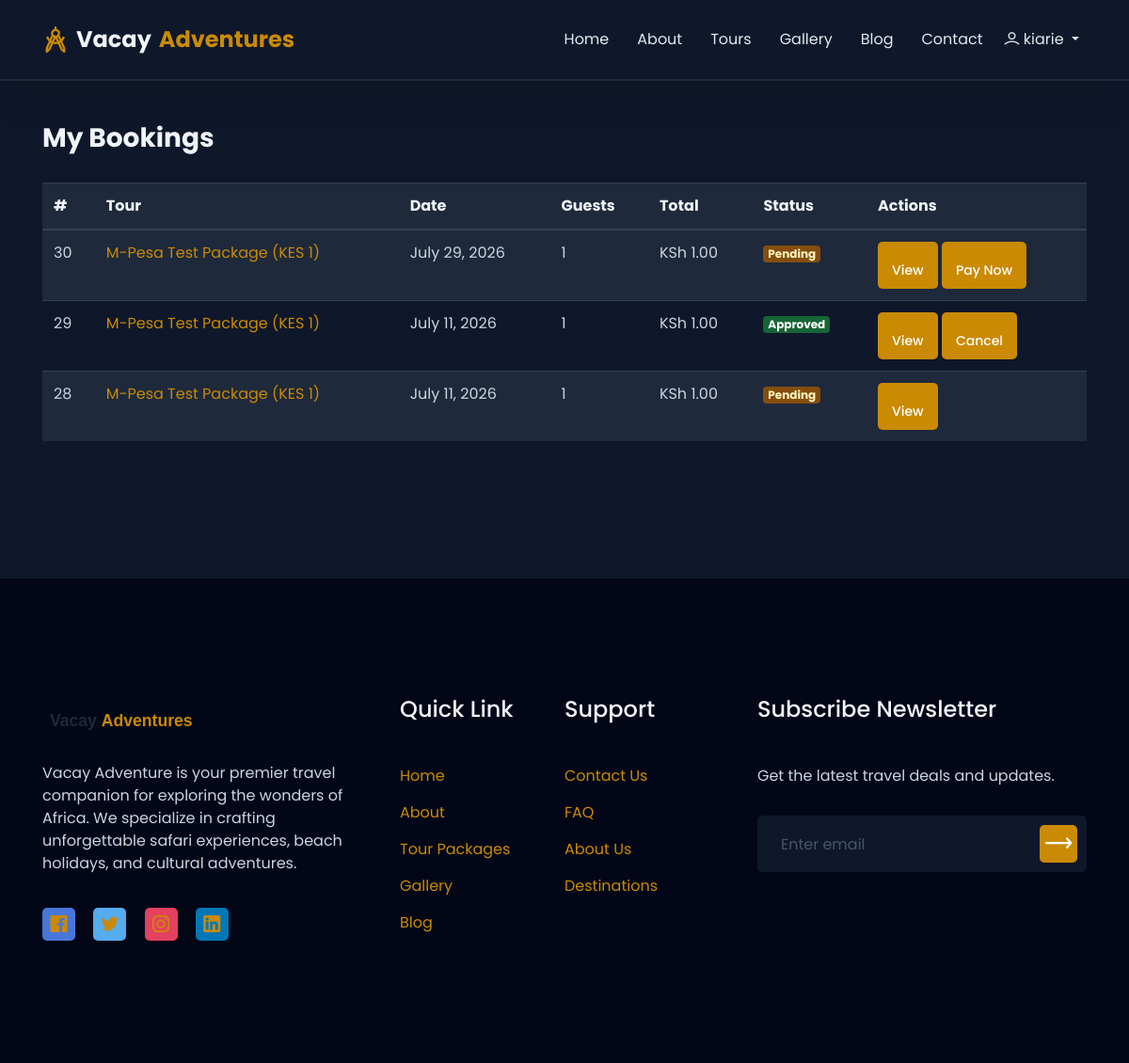
/bookings/my/ (signed in), run on the app's committed database.
### bookings/models.py (models this page shows, shortened)
class Booking(models.Model):
    STATUS_CHOICES = [
        ('pending', 'Pending'),
        ('approved', 'Approved'),
        ('cancelled', 'Cancelled'),
        ('completed', 'Completed'),
    ]
    user = models.ForeignKey(User, on_delete=models.CASCADE, related_name='bookings')
    tour = models.ForeignKey(TourPackage, on_delete=models.CASCADE, related_name='bookings')
    tour_date = models.ForeignKey(TourDate, on_delete=models.SET_NULL, null=True, blank=True, related_name='bookings')
    travel_date = models.DateField(blank=True, null=True)
    adults = models.IntegerField(default=1)
    children = models.IntegerField(default=0)
    special_requests = models.TextField(blank=True)
    total_price = models.DecimalField(max_digits=12, decimal_places=2)
    status = models.CharField(max_length=20, choices=STATUS_CHOICES, default='pending')
    booking_date = models.DateTimeField(auto_now_add=True)
    updated_at = models.DateTimeField(auto_now=True)
    class Meta:
        ordering = ['-booking_date']
    def total_guests(self):
        return self.adults + self.children

### tours/models.py (models this page shows, shortened)
class TourPackage(models.Model):
    DIFFICULTY_CHOICES = [('easy', 'Easy'), ('moderate', 'Moderate'), ('challenging', 'Challenging')]
    CATEGORY_CHOICES = [
        ('safari', 'Safari'), ('beach', 'Beach'), ('cultural', 'Cultural'),
        ('adventure', 'Adventure'), ('wildlife', 'Wildlife'), ('luxury', 'Luxury'),
    ]
    STATUS_CHOICES = [('draft', 'Draft'), ('published', 'Published')]
    destination = models.ForeignKey(Destination, on_delete=models.SET_NULL, null=True, related_name='tours')
    title = models.CharField(max_length=300)
    slug = models.SlugField(unique=True, blank=True)
    description = models.TextField()
    duration_days = models.IntegerField()
    duration_nights = models.IntegerField(default=0)
    price = models.DecimalField(max_digits=12, decimal_places=2)
    discount_price = models.DecimalField(max_digits=12, decimal_places=2, blank=True, null=True)
    max_guests = models.IntegerField(default=20)
    available_seats = models.IntegerField(default=20)
    difficulty = models.CharField(max_length=20, choices=DIFFICULTY_CHOICES, default='moderate')
    category = models.CharField(max_length=50, choices=CATEGORY_CHOICES, default='safari')
    hotel = models.ForeignKey(Hotel, on_delete=models.SET_NULL, null=True, blank=True, related_name='tours')
    vehicle = models.ForeignKey(Vehicle, on_delete=models.SET_NULL, null=True, blank=True, related_name='tours')
    guide = models.ForeignKey(TourGuide, on_delete=models.SET_NULL, null=True, blank=True, related_name='tours')
    included_services = models.TextField(blank=True, help_text='List items separated by newline')
    excluded_services = models.TextField(blank=True, help_text='List items separated by newline')
    image = models.ImageField(upload_to='tours/', blank=True, null=True, help_text='Main tour image (shown in listings). Individual gallery images below.')
    meeting_point = models.CharField(max_length=500, blank=True)
    start_date = models.DateField(blank=True, null=True)
    end_date = models.DateField(blank=True, null=True)
    itinerary = models.TextField(blank=True, help_text='Day-by-day itinerary')
    status = models.CharField(max_length=20, choices=STATUS_CHOICES, default='published')
    is_featured = models.BooleanField(default=False)
    created_at = models.DateTimeField(auto_now_add=True)
    updated_at = models.DateTimeField(auto_now=True)
    class Meta:
        ordering = ['-created_at']

### core/models.py (models this page shows, shortened)
class SiteSetting(models.Model):
    site_name = models.CharField(max_length=200, default='Vacay Adventure')
    tagline = models.CharField(max_length=500, blank=True)
    logo = models.ImageField(upload_to='settings/', blank=True, null=True)
    favicon = models.ImageField(upload_to='settings/', blank=True, null=True)
    email = models.EmailField(blank=True)
    phone = models.CharField(max_length=20, blank=True)
    address = models.CharField(max_length=500, blank=True)
    facebook = models.URLField(blank=True)
    twitter = models.URLField(blank=True)
    instagram = models.URLField(blank=True)
    linkedin = models.URLField(blank=True)
    youtube = models.URLField(blank=True)
    about_short = models.TextField(blank=True)
    about_image = models.ImageField(upload_to='settings/', blank=True, null=True)
    trips_done = models.IntegerField(default=0)
    corporate_clients = models.IntegerField(default=0)
    visited_countries = models.IntegerField(default=0)
    team_members = models.IntegerField(default=0)
    hero_video_url = models.URLField(blank=True, help_text='Direct MP4 URL for the hero background video. Leave blank for default safari video.')
    created_at = models.DateTimeField(auto_now_add=True)
    updated_at = models.DateTimeField(auto_now=True)
    class Meta:
        verbose_name = 'Site Setting'
        verbose_name_plural = 'Site Settings'

### bookings/views.py (the view)
# urls.py: path('my/', views.user_bookings, name='user_bookings'),
@login_required
def user_bookings(request):
    bookings = Booking.objects.filter(user=request.user).order_by('-booking_date')
    return render(request, 'bookings/user_bookings.html', {'bookings': bookings})

### templates/bookings/user_bookings.html (shortened to what this page needs)
{% extends 'base.html' %}
{% load static %}
{% block content %}
<section class="pt-130 pb-130">
    <div class="container">
        <div class="row">
            <div class="col-12">
                <h3 class="mb-30">My Bookings</h3>
                {% if bookings %}
                <div class="table-responsive">
                    <table class="table table-striped">
                        <thead>
                            <tr>
                                <th>#</th>
                                <th>Tour</th>
                                <th>Date</th>
                                <th>Guests</th>
                                <th>Total</th>
                                <th>Status</th>
                                <th>Actions</th>
                            </tr>
                        </thead>
                        <tbody>
                            {% for booking in bookings %}
                            <tr>
                                <td>{{ booking.id }}</td>
                                <td><a href="{% url 'tour_detail' booking.tour.slug %}">{{ booking.tour.title }}</a></td>
                                <td>{{ booking.travel_date }}</td>
                                <td>{{ booking.total_guests }}</td>
                                <td>KSh {{ booking.total_price }}</td>
                                <td><span class="badge badge-{% if booking.status == 'approved' %}success{% elif booking.status == 'pending' %}warning{% elif booking.status == 'cancelled' %}danger{% else %}info{% endif %}">{{ booking.get_status_display }}</span></td>
                                <td>
                                    <a href="{% url 'bookings:booking_detail' booking.id %}" class="main-btn" style="padding:5px 15px;font-size:14px;">View</a>
                                    {% if booking.status == 'pending' and booking.payment.status == 'pending' %}
                                    <a href="{% url 'payments:mpesa_payment' booking.id %}" class="main-btn" style="padding:5px 15px;font-size:14px;background:#28a745;">Pay Now</a>
                                    {% elif booking.status == 'approved' %}
                                    <a href="{% url 'bookings:cancel_booking' booking.id %}" class="main-btn" style="padding:5px 15px;font-size:14px;background:#dc3545;" onclick="return confirm('Are you sure you want to cancel this booking?')">Cancel</a>
                                    {% endif %}
                                </td>
                            </tr>
                            {% endfor %}
                        </tbody>
                    </table>
                </div>
                {% else %}
                <p>You have no bookings yet. <a href="{% url 'tour_list' %}">Browse tours</a> to get started.</p>
                {% endif %}
            </div>
        </div>
    </div>
</section>
{% endblock %}

### templates/includes/navbar.html (shortened to what this page needs)
{% load static %}
<section class="header_area">
    <div class="header_navbar">
        <div class="container">
            <div class="row">
                <div class="col-lg-12">
                    <nav class="navbar navbar-expand-lg">
                        <a class="navbar-brand" href="/" style="font-size:24px;font-weight:700;color:#1e293b;display:flex;align-items:center;gap:8px">
                            <i class="lni lni-compass" style="color:#ca8a04;font-size:28px"></i>
                            Vacay <span style="color:#ca8a04">Adventures</span>
                        </a>
                        <div class="collapse navbar-collapse sub-menu-bar" id="navbarSupportedContent">
                            <ul id="nav" class="navbar-nav ml-auto">
                                <li class="nav-item {% if request.path == '/' %}active{% endif %}">
                                    <a class="page-scroll" href="/">Home</a>
                                </li>
                                <li class="nav-item {% if '/about' in request.path %}active{% endif %}">
                                    <a class="page-scroll" href="/about/">About</a>
                                </li>
                                <li class="nav-item {% if '/tours' in request.path or '/destinations' in request.path %}active{% endif %}">
                                    <a class="page-scroll" href="/tours/">Tours</a>
                                </li>
                                <li class="nav-item {% if '/gallery' in request.path %}active{% endif %}">
                                    <a class="page-scroll" href="/gallery/">Gallery</a>
                                </li>
                                <li class="nav-item {% if '/blog' in request.path %}active{% endif %}">
                                    <a class="page-scroll" href="/blog/">Blog</a>
                                </li>
                                <li class="nav-item {% if '/contact' in request.path %}active{% endif %}">
                                    <a class="page-scroll" href="/contact/">Contact</a>
                                </li>
                                {% if user.is_authenticated %}
                                <li class="nav-item dropdown d-none d-lg-block">
                                    <a class="nav-link dropdown-toggle" href="#" id="userDropdown" role="button" data-toggle="dropdown" aria-haspopup="true" aria-expanded="false">
                                        <i class="lni lni-user"></i> {{ user.username }}
                                    </a>
                                </li>
                                {% else %}
                                <li class="nav-item">
                                    <a class="page-scroll" href="{% url 'accounts:login' %}" style="padding:30px 20px;color:#ca8a04;font-weight:600;display:inline-block;border:2px solid #ca8a04;border-radius:6px;line-height:1">Login</a>
                                </li>
                                {% endif %}
                            </ul>
                        </div>
                    </nav>
                </div>
            </div>
        </div>
    </div>
</section>

### templates/includes/footer.html (shortened to what this page needs)
{% load static %}
<section id="footer" class="footer_area">
    <div class="footer_widget pt-80 pb-130">
        <div class="container">
            <div class="row">
                <div class="col-lg-4 col-md-6 order-md-1 order-lg-1">
                    <div class="footer_about mt-50">
                        <a href="/">
                            {% if site_settings and site_settings.logo %}
                            <img src="{{ site_settings.logo.url }}" alt="{{ site_settings.site_name }}" height="40">
                            {% else %}
                            <img src="{% static 'images/logo.svg' %}" alt="Vacay Adventure" height="40">
                            {% endif %}
                        </a>
                        <p>{{ site_settings.about_short|default:'Explore the world with confidence. Vacay Adventure offers unforgettable travel experiences across Africa.' }}</p>
                        <ul class="social">
                            {% if site_settings.facebook %}<li><a class="social_1" href="{{ site_settings.facebook }}"><i class="lni lni-facebook-original"></i></a></li>{% endif %}
                            {% if site_settings.twitter %}<li><a class="social_2" href="{{ site_settings.twitter }}"><i class="lni lni-twitter-original"></i></a></li>{% endif %}
                            {% if site_settings.instagram %}<li><a class="social_3" href="{{ site_settings.instagram }}"><i class="lni lni-instagram-original"></i></a></li>{% endif %}
                            {% if site_settings.linkedin %}<li><a class="social_4" href="{{ site_settings.linkedin }}"><i class="lni lni-linkedin-original"></i></a></li>{% endif %}
                        </ul>
                    </div>
                </div>
                <div class="col-lg-4 col-md-12 order-md-3 order-lg-2">
                    <div class="footer_link_wrapper d-flex flex-wrap">
                        <div class="footer_link mt-45">
                            <h4 class="footer_title">Quick Link</h4>
                            <ul class="link">
                                <li><a href="/">Home</a></li>
                                <li><a href="/about/">About</a></li>
                                <li><a href="/tours/">Tour Packages</a></li>
                                <li><a href="/gallery/">Gallery</a></li>
                                <li><a href="/blog/">Blog</a></li>
                            </ul>
                        </div>
                        <div class="footer_link mt-45">
                            <h4 class="footer_title">Support</h4>
                            <ul class="link">
                                <li><a href="/contact/">Contact Us</a></li>
                                <li><a href="/faq/">FAQ</a></li>
                                <li><a href="/about/">About Us</a></li>
                                <li><a href="/destinations/">Destinations</a></li>
                            </ul>
                        </div>
                    </div>
                </div>
                <div class="col-lg-4 col-md-6 order-md-2 order-lg-3">
                    <div class="footer_subscribe mt-45">
                        <h4 class="footer_title">Subscribe Newsletter</h4>
                        <p>Get the latest travel deals and updates.</p>
                        <div class="subscribe_form">
                            <form action="{% url 'newsletter_subscribe' %}" method="POST">
                                <input type="email" name="email" placeholder="Enter email" required>
                                <button type="submit"><i class="lni lni-arrow-right"></i></button>
                            </form>
                        </div>
                    </div>
                </div>
            </div>
        </div>
    </div>
</section>

### data on the page
Booking: id "30", tour "M-Pesa Test Package (KES 1)", travel_date "July 29, 2026", total_guests "1", total_price "1.00", status "Pending", shows "Pay Now"
Booking: id "29", tour "M-Pesa Test Package (KES 1)", travel_date "July 11, 2026", total_guests "1", total_price "1.00", status "Approved", shows "Cancel"
Booking: id "28", tour "M-Pesa Test Package (KES 1)", travel_date "July 11, 2026", total_guests "1", total_price "1.00", status "Pending"
SiteSetting: about_short "Vacay Adventure is your premier travel companion for exploring the wonders of Africa. We specialize in crafting unforgettable safari experiences, beach holidays, and cultural adventures."

### other printed values
{{ user.username }} "kiarie"
